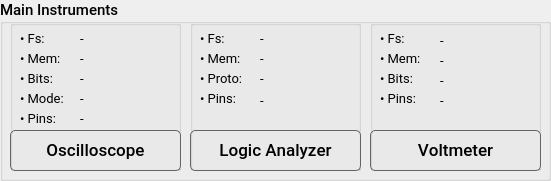
   <widget class="QGroupBox" name="groupBox_instr1">
    <property name="geometry">
     <rect>
      <x>240</x>
      <y>180</y>
      <width>551</width>
      <height>181</height>
     </rect>
    </property>
    <property name="sizePolicy">
     <sizepolicy hsizetype="Preferred" vsizetype="Expanding">
      <horstretch>0</horstretch>
      <verstretch>0</verstretch>
     </sizepolicy>
    </property>
    <property name="font">
     <font>
      <family>Roboto Medium</family>
      <pointsize>11</pointsize>
      <weight>50</weight>
      <italic>false</italic>
      <bold>false</bold>
      <kerning>true</kerning>
     </font>
    </property>
    <property name="title">
     <string>Main Instruments</string>
    </property>
    <widget class="QGroupBox" name="groupBox_scope">
     <property name="geometry">
      <rect>
       <x>10</x>
       <y>20</y>
       <width>171</width>
       <height>151</height>
      </rect>
     </property>
     <property name="font">
      <font>
       <family>Roboto</family>
       <pointsize>11</pointsize>
       <weight>50</weight>
       <italic>false</italic>
       <bold>false</bold>
       <kerning>true</kerning>
      </font>
     </property>
     <property name="title">
      <string/>
     </property>
     <widget class="QPushButton" name="pushButton_scope">
      <property name="geometry">
       <rect>
        <x>0</x>
        <y>110</y>
        <width>171</width>
        <height>41</height>
       </rect>
      </property>
      <property name="font">
       <font>
        <family>Roboto Medium</family>
        <pointsize>13</pointsize>
        <weight>50</weight>
        <bold>false</bold>
        <kerning>false</kerning>
       </font>
      </property>
      <property name="styleSheet">
       <string notr="true">QPushButton {    
    padding: 0.2em 0.2em 0.3em 0.2em;
    border: 1px solid rgb(100, 100, 100);
	border-radius: 5px;
    background: qlineargradient(x1:0, y1:0, x2:0, y2:2,
                                  stop:0 #FFFFFF, stop:0.1 #FFFFFF, stop:1  #7B7B7B);
    color: black;
}

QPushButton:hover:!pressed
{
	border: 1px solid black;
	border-radius: 5px;
 	background: #FFFFFF;
}

QPushButton:pressed
{
	border: 1px solid black;
	border-radius: 5px;
 	background: #888888;
	color:white;
}</string>
      </property>
      <property name="text">
       <string>Oscilloscope</string>
      </property>
      <property name="icon">
       <iconset resource="resources.qrc">
        <normaloff>:/main/resources/img/scope.svg</normaloff>:/main/resources/img/scope.svg</iconset>
      </property>
      <property name="iconSize">
       <size>
        <width>22</width>
        <height>22</height>
       </size>
      </property>
     </widget>
     <widget class="QLabel" name="label_6">
      <property name="geometry">
       <rect>
        <x>10</x>
        <y>10</y>
        <width>61</width>
        <height>16</height>
       </rect>
      </property>
      <property name="font">
       <font>
        <family>Roboto</family>
        <pointsize>10</pointsize>
        <weight>50</weight>
        <italic>false</italic>
        <bold>false</bold>
        <kerning>true</kerning>
       </font>
      </property>
      <property name="text">
       <string>• Fs:</string>
      </property>
      <property name="textFormat">
       <enum>Qt::AutoText</enum>
      </property>
     </widget>
     <widget class="QLabel" name="label_8">
      <property name="geometry">
       <rect>
        <x>10</x>
        <y>30</y>
        <width>61</width>
        <height>16</height>
       </rect>
      </property>
      <property name="font">
       <font>
        <family>Roboto</family>
        <pointsize>10</pointsize>
        <weight>50</weight>
        <italic>false</italic>
        <bold>false</bold>
        <kerning>true</kerning>
       </font>
      </property>
      <property name="text">
       <string>• Mem:</string>
      </property>
      <property name="textFormat">
       <enum>Qt::AutoText</enum>
      </property>
     </widget>
     <widget class="QLabel" name="label_9">
      <property name="geometry">
       <rect>
        <x>10</x>
        <y>50</y>
        <width>61</width>
        <height>16</height>
       </rect>
      </property>
      <property name="font">
       <font>
        <family>Roboto</family>
        <pointsize>10</pointsize>
        <weight>50</weight>
        <italic>false</italic>
        <bold>false</bold>
        <kerning>true</kerning>
       </font>
      </property>
      <property name="text">
       <string>• Bits:</string>
      </property>
      <property name="textFormat">
       <enum>Qt::AutoText</enum>
      </property>
     </widget>
     <widget class="QLabel" name="label_10">
      <property name="geometry">
       <rect>
        <x>10</x>
        <y>70</y>
        <width>61</width>
        <height>16</height>
       </rect>
      </property>
      <property name="font">
       <font>
        <family>Roboto</family>
        <pointsize>10</pointsize>
        <weight>50</weight>
        <italic>false</italic>
        <bold>false</bold>
        <kerning>true</kerning>
       </font>
      </property>
      <property name="text">
       <string>• Mode:</string>
      </property>
      <property name="textFormat">
       <enum>Qt::AutoText</enum>
      </property>
     </widget>
     <widget class="QLabel" name="label_40">
      <property name="geometry">
       <rect>
        <x>10</x>
        <y>90</y>
        <width>61</width>
        <height>16</height>
       </rect>
      </property>
      <property name="font">
       <font>
        <family>Roboto</family>
        <pointsize>10</pointsize>
        <weight>50</weight>
        <italic>false</italic>
        <bold>false</bold>
        <kerning>true</kerning>
       </font>
      </property>
      <property name="text">
       <string>• Pins:</string>
      </property>
      <property name="textFormat">
       <enum>Qt::AutoText</enum>
      </property>
     </widget>
     <widget class="QLabel" name="label_scope_fs">
      <property name="geometry">
       <rect>
        <x>70</x>
        <y>10</y>
        <width>101</width>
        <height>16</height>
       </rect>
      </property>
      <property name="font">
       <font>
        <family>Roboto</family>
        <pointsize>10</pointsize>
        <weight>50</weight>
        <italic>false</italic>
        <bold>false</bold>
        <kerning>true</kerning>
       </font>
      </property>
      <property name="text">
       <string>-</string>
      </property>
      <property name="textFormat">
       <enum>Qt::AutoText</enum>
      </property>
     </widget>
     <widget class="QLabel" name="label_scope_mem">
      <property name="geometry">
       <rect>
        <x>70</x>
        <y>30</y>
        <width>101</width>
        <height>16</height>
       </rect>
      </property>
      <property name="font">
       <font>
        <family>Roboto</family>
        <pointsize>10</pointsize>
        <weight>50</weight>
        <italic>false</italic>
        <bold>false</bold>
        <kerning>true</kerning>
       </font>
      </property>
      <property name="text">
       <string>-</string>
      </property>
      <property name="textFormat">
       <enum>Qt::AutoText</enum>
      </property>
     </widget>
     <widget class="QLabel" name="label_scope_bits">
      <property name="geometry">
       <rect>
        <x>70</x>
        <y>50</y>
        <width>101</width>
        <height>16</height>
       </rect>
      </property>
      <property name="font">
       <font>
        <family>Roboto</family>
        <pointsize>10</pointsize>
        <weight>50</weight>
        <italic>false</italic>
        <bold>false</bold>
        <kerning>true</kerning>
       </font>
      </property>
      <property name="text">
       <string>-</string>
      </property>
      <property name="textFormat">
       <enum>Qt::AutoText</enum>
      </property>
     </widget>
     <widget class="QLabel" name="label_scope_modes">
      <property name="geometry">
       <rect>
        <x>70</x>
        <y>70</y>
        <width>101</width>
        <height>16</height>
       </rect>
      </property>
      <property name="font">
       <font>
        <family>Roboto</family>
        <pointsize>10</pointsize>
        <weight>50</weight>
        <italic>false</italic>
        <bold>false</bold>
        <kerning>true</kerning>
       </font>
      </property>
      <property name="text">
       <string>-</string>
      </property>
      <property name="textFormat">
       <enum>Qt::AutoText</enum>
      </property>
     </widget>
     <widget class="QLabel" name="label_scope_pins">
      <property name="geometry">
       <rect>
        <x>70</x>
        <y>90</y>
        <width>101</width>
        <height>16</height>
       </rect>
      </property>
      <property name="font">
       <font>
        <family>Roboto</family>
        <pointsize>10</pointsize>
        <weight>50</weight>
        <italic>false</italic>
        <bold>false</bold>
        <kerning>true</kerning>
       </font>
      </property>
      <property name="text">
       <string>-</string>
      </property>
      <property name="textFormat">
       <enum>Qt::AutoText</enum>
      </property>
     </widget>
    </widget>
    <widget class="QGroupBox" name="groupBox_la">
     <property name="geometry">
      <rect>
       <x>190</x>
       <y>20</y>
       <width>171</width>
       <height>151</height>
      </rect>
     </property>
     <property name="font">
      <font>
       <family>Roboto</family>
       <pointsize>11</pointsize>
       <weight>50</weight>
       <italic>false</italic>
       <bold>false</bold>
       <kerning>true</kerning>
      </font>
     </property>
     <property name="title">
      <string/>
     </property>
     <widget class="QPushButton" name="pushButton_la">
      <property name="geometry">
       <rect>
        <x>0</x>
        <y>110</y>
        <width>171</width>
        <height>41</height>
       </rect>
      </property>
      <property name="font">
       <font>
        <family>Roboto Medium</family>
        <pointsize>13</pointsize>
        <weight>50</weight>
        <bold>false</bold>
        <kerning>false</kerning>
       </font>
      </property>
      <property name="styleSheet">
       <string notr="true">QPushButton {    
    padding: 0.2em 0.2em 0.3em 0.2em;
    border: 1px solid rgb(100, 100, 100);
	border-radius: 5px;
    background: qlineargradient(x1:0, y1:0, x2:0, y2:2,
                                  stop:0 #FFFFFF, stop:0.1 #FFFFFF, stop:1  #7B7B7B);
    color: black;
}

QPushButton:hover:!pressed
{
	border: 1px solid black;
	border-radius: 5px;
 	background: #FFFFFF;
}

QPushButton:pressed
{
	border: 1px solid black;
	border-radius: 5px;
 	background: #888888;
	color:white;
}</string>
      </property>
      <property name="text">
       <string>Logic Analyzer</string>
      </property>
      <property name="icon">
       <iconset resource="resources.qrc">
        <normaloff>:/main/resources/img/la.png</normaloff>:/main/resources/img/la.png</iconset>
      </property>
      <property name="iconSize">
       <size>
        <width>21</width>
        <height>21</height>
       </size>
      </property>
     </widget>
     <widget class="QLabel" name="label_11">
      <property name="geometry">
       <rect>
        <x>10</x>
        <y>10</y>
        <width>61</width>
        <height>16</height>
       </rect>
      </property>
      <property name="font">
       <font>
        <family>Roboto</family>
        <pointsize>10</pointsize>
        <weight>50</weight>
        <italic>false</italic>
        <bold>false</bold>
        <kerning>true</kerning>
       </font>
      </property>
      <property name="text">
       <string>• Fs:</string>
      </property>
      <property name="textFormat">
       <enum>Qt::AutoText</enum>
      </property>
     </widget>
     <widget class="QLabel" name="label_12">
      <property name="geometry">
       <rect>
        <x>10</x>
        <y>30</y>
        <width>61</width>
        <height>16</height>
       </rect>
      </property>
      <property name="font">
       <font>
        <family>Roboto</family>
        <pointsize>10</pointsize>
        <weight>50</weight>
        <italic>false</italic>
        <bold>false</bold>
        <kerning>true</kerning>
       </font>
      </property>
      <property name="text">
       <string>• Mem:</string>
      </property>
      <property name="textFormat">
       <enum>Qt::AutoText</enum>
      </property>
     </widget>
     <widget class="QLabel" name="label_13">
      <property name="geometry">
       <rect>
        <x>10</x>
        <y>50</y>
        <width>71</width>
        <height>16</height>
       </rect>
      </property>
      <property name="font">
       <font>
        <family>Roboto</family>
        <pointsize>10</pointsize>
        <weight>50</weight>
        <italic>false</italic>
        <bold>false</bold>
        <kerning>true</kerning>
       </font>
      </property>
      <property name="text">
       <string>• Proto:</string>
      </property>
      <property name="textFormat">
       <enum>Qt::AutoText</enum>
      </property>
     </widget>
     <widget class="QLabel" name="label_39">
      <property name="geometry">
       <rect>
        <x>10</x>
        <y>70</y>
        <width>61</width>
        <height>16</height>
       </rect>
      </property>
      <property name="font">
       <font>
        <family>Roboto</family>
        <pointsize>10</pointsize>
        <weight>50</weight>
        <italic>false</italic>
        <bold>false</bold>
        <kerning>true</kerning>
       </font>
      </property>
      <property name="text">
       <string>• Pins:</string>
      </property>
      <property name="textFormat">
       <enum>Qt::AutoText</enum>
      </property>
     </widget>
     <widget class="QLabel" name="label_la_pins">
      <property name="geometry">
       <rect>
        <x>70</x>
        <y>70</y>
        <width>101</width>
        <height>20</height>
       </rect>
      </property>
      <property name="font">
       <font>
        <family>Roboto</family>
        <pointsize>10</pointsize>
        <weight>50</weight>
        <italic>false</italic>
        <bold>false</bold>
        <kerning>true</kerning>
       </font>
      </property>
      <property name="text">
       <string>-</string>
      </property>
      <property name="textFormat">
       <enum>Qt::AutoText</enum>
      </property>
     </widget>
     <widget class="QLabel" name="label_la_protocols">
      <property name="geometry">
       <rect>
        <x>70</x>
        <y>50</y>
        <width>101</width>
        <height>16</height>
       </rect>
      </property>
      <property name="font">
       <font>
        <family>Roboto</family>
        <pointsize>10</pointsize>
        <weight>50</weight>
        <italic>false</italic>
        <bold>false</bold>
        <kerning>true</kerning>
       </font>
      </property>
      <property name="text">
       <string>-</string>
      </property>
      <property name="textFormat">
       <enum>Qt::AutoText</enum>
      </property>
     </widget>
     <widget class="QLabel" name="label_la_fs">
      <property name="geometry">
       <rect>
        <x>70</x>
        <y>10</y>
        <width>101</width>
        <height>16</height>
       </rect>
      </property>
      <property name="font">
       <font>
        <family>Roboto</family>
        <pointsize>10</pointsize>
        <weight>50</weight>
        <italic>false</italic>
        <bold>false</bold>
        <kerning>true</kerning>
       </font>
      </property>
      <property name="text">
       <string>-</string>
      </property>
      <property name="textFormat">
       <enum>Qt::AutoText</enum>
      </property>
     </widget>
     <widget class="QLabel" name="label_la_mem">
      <property name="geometry">
       <rect>
        <x>70</x>
        <y>30</y>
        <width>101</width>
        <height>16</height>
       </rect>
      </property>
      <property name="font">
       <font>
        <family>Roboto</family>
        <pointsize>10</pointsize>
        <weight>50</weight>
        <italic>false</italic>
        <bold>false</bold>
        <kerning>true</kerning>
       </font>
      </property>
      <property name="text">
       <string>-</string>
      </property>
      <property name="textFormat">
       <enum>Qt::AutoText</enum>
      </property>
     </widget>
    </widget>
    <widget class="QGroupBox" name="groupBox_vm">
     <property name="geometry">
      <rect>
       <x>370</x>
       <y>20</y>
       <width>171</width>
       <height>151</height>
      </rect>
     </property>
     <property name="font">
      <font>
       <family>Roboto</family>
       <pointsize>11</pointsize>
       <weight>50</weight>
       <italic>false</italic>
       <bold>false</bold>
       <kerning>true</kerning>
      </font>
     </property>
     <property name="title">
      <string/>
     </property>
     <widget class="QPushButton" name="pushButton_vm">
      <property name="geometry">
       <rect>
        <x>0</x>
        <y>110</y>
        <width>171</width>
        <height>41</height>
       </rect>
      </property>
      <property name="font">
       <font>
        <family>Roboto Medium</family>
        <pointsize>13</pointsize>
        <weight>50</weight>
        <bold>false</bold>
        <kerning>false</kerning>
       </font>
      </property>
      <property name="styleSheet">
       <string notr="true">QPushButton {    
    padding: 0.2em 0.2em 0.3em 0.2em;
    border: 1px solid rgb(100, 100, 100);
	border-radius: 5px;
    background: qlineargradient(x1:0, y1:0, x2:0, y2:2,
                                  stop:0 #FFFFFF, stop:0.1 #FFFFFF, stop:1  #7B7B7B);
    color: black;
}

QPushButton:hover:!pressed
{
	border: 1px solid black;
	border-radius: 5px;
 	background: #FFFFFF;
}

QPushButton:pressed
{
	border: 1px solid black;
	border-radius: 5px;
 	background: #888888;
	color:white;
}</string>
      </property>
      <property name="text">
       <string>Voltmeter</string>
      </property>
      <property name="icon">
       <iconset resource="resources.qrc">
        <normaloff>:/main/resources/img/vm.png</normaloff>:/main/resources/img/vm.png</iconset>
      </property>
      <property name="iconSize">
       <size>
        <width>22</width>
        <height>22</height>
       </size>
      </property>
     </widget>
     <widget class="QLabel" name="label_15">
      <property name="geometry">
       <rect>
        <x>10</x>
        <y>10</y>
        <width>51</width>
        <height>16</height>
       </rect>
      </property>
      <property name="font">
       <font>
        <family>Roboto</family>
        <pointsize>10</pointsize>
        <weight>50</weight>
        <italic>false</italic>
        <bold>false</bold>
        <kerning>true</kerning>
       </font>
      </property>
      <property name="text">
       <string>• Fs:</string>
      </property>
      <property name="textFormat">
       <enum>Qt::AutoText</enum>
      </property>
     </widget>
     <widget class="QLabel" name="label_16">
      <property name="geometry">
       <rect>
        <x>10</x>
        <y>30</y>
        <width>51</width>
        <height>16</height>
       </rect>
      </property>
      <property name="font">
       <font>
        <family>Roboto</family>
        <pointsize>10</pointsize>
        <weight>50</weight>
        <italic>false</italic>
        <bold>false</bold>
        <kerning>true</kerning>
       </font>
      </property>
      <property name="text">
       <string>• Mem:</string>
      </property>
      <property name="textFormat">
       <enum>Qt::AutoText</enum>
      </property>
     </widget>
     <widget class="QLabel" name="label_17">
      <property name="geometry">
       <rect>
        <x>10</x>
        <y>50</y>
        <width>51</width>
        <height>16</height>
       </rect>
      </property>
      <property name="font">
       <font>
        <family>Roboto</family>
        <pointsize>10</pointsize>
        <weight>50</weight>
        <italic>false</italic>
        <bold>false</bold>
        <kerning>true</kerning>
       </font>
      </property>
      <property name="text">
       <string>• Bits:</string>
      </property>
      <property name="textFormat">
       <enum>Qt::AutoText</enum>
      </property>
     </widget>
     <widget class="QLabel" name="label_38">
      <property name="geometry">
       <rect>
        <x>10</x>
        <y>70</y>
        <width>51</width>
        <height>16</height>
       </rect>
      </property>
      <property name="font">
       <font>
        <family>Roboto</family>
        <pointsize>10</pointsize>
        <weight>50</weight>
        <italic>false</italic>
        <bold>false</bold>
        <kerning>true</kerning>
       </font>
      </property>
      <property name="text">
       <string>• Pins:</string>
      </property>
      <property name="textFormat">
       <enum>Qt::AutoText</enum>
      </property>
     </widget>
     <widget class="QLabel" name="label_vm_fs">
      <property name="geometry">
       <rect>
        <x>70</x>
        <y>10</y>
        <width>91</width>
        <height>20</height>
       </rect>
      </property>
      <property name="font">
       <font>
        <family>Roboto</family>
        <pointsize>10</pointsize>
        <weight>50</weight>
        <italic>false</italic>
        <bold>false</bold>
        <kerning>true</kerning>
       </font>
      </property>
      <property name="text">
       <string>-</string>
      </property>
      <property name="textFormat">
       <enum>Qt::AutoText</enum>
      </property>
     </widget>
     <widget class="QLabel" name="label_vm_mem">
      <property name="geometry">
       <rect>
        <x>70</x>
        <y>30</y>
        <width>91</width>
        <height>20</height>
       </rect>
      </property>
      <property name="font">
       <font>
        <family>Roboto</family>
        <pointsize>10</pointsize>
        <weight>50</weight>
        <italic>false</italic>
        <bold>false</bold>
        <kerning>true</kerning>
       </font>
      </property>
      <property name="text">
       <string>-</string>
      </property>
      <property name="textFormat">
       <enum>Qt::AutoText</enum>
      </property>
     </widget>
     <widget class="QLabel" name="label_vm_bits">
      <property name="geometry">
       <rect>
        <x>70</x>
        <y>50</y>
        <width>91</width>
        <height>20</height>
       </rect>
      </property>
      <property name="font">
       <font>
        <family>Roboto</family>
        <pointsize>10</pointsize>
        <weight>50</weight>
        <italic>false</italic>
        <bold>false</bold>
        <kerning>true</kerning>
       </font>
      </property>
      <property name="text">
       <string>-</string>
      </property>
      <property name="textFormat">
       <enum>Qt::AutoText</enum>
      </property>
     </widget>
     <widget class="QLabel" name="label_vm_pins">
      <property name="geometry">
       <rect>
        <x>70</x>
        <y>70</y>
        <width>91</width>
        <height>20</height>
       </rect>
      </property>
      <property name="font">
       <font>
        <family>Roboto</family>
        <pointsize>10</pointsize>
        <weight>50</weight>
        <italic>false</italic>
        <bold>false</bold>
        <kerning>true</kerning>
       </font>
      </property>
      <property name="text">
       <string>-</string>
      </property>
      <property name="textFormat">
       <enum>Qt::AutoText</enum>
      </property>
     </widget>
    </widget>
   </widget>
